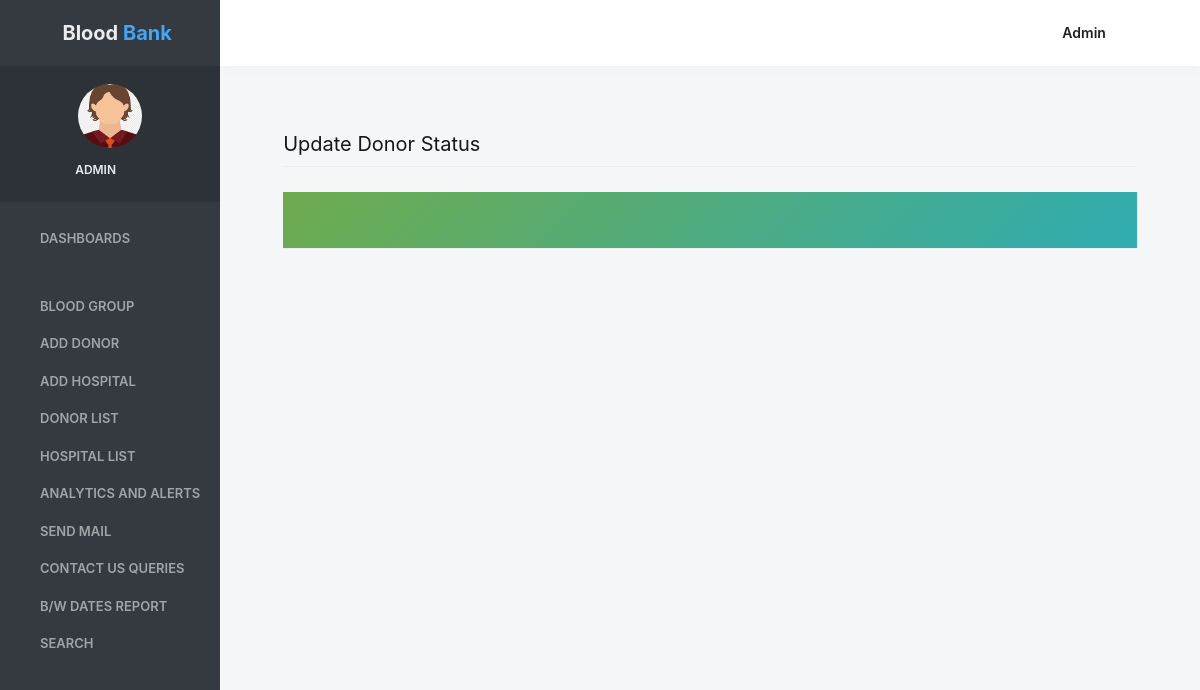
Page /edit_donor/15 (signed in) on the earlier database version.
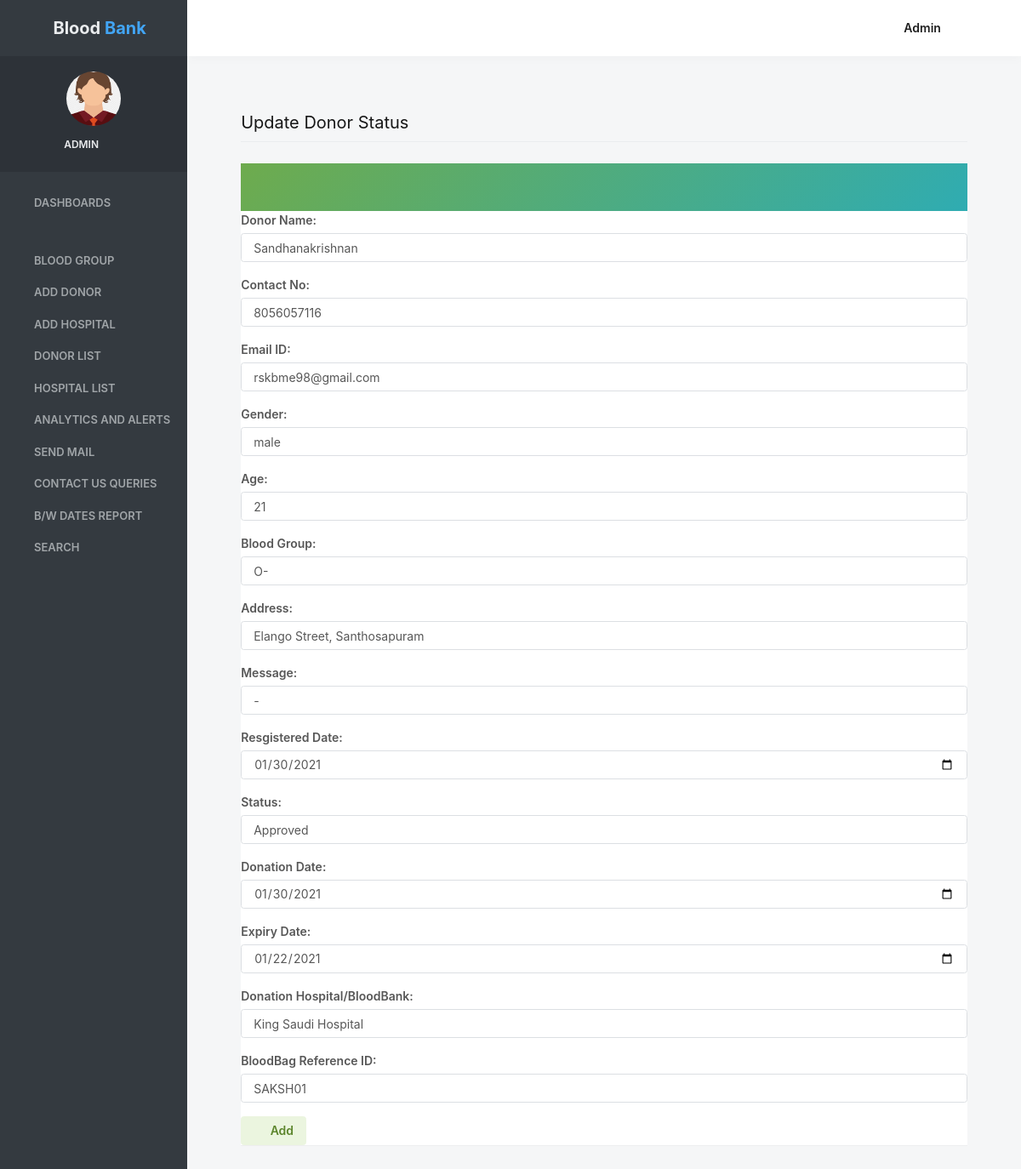
Same page on the later database version.
### bloodbank/models.py (models this page shows, shortened)
class Donor(models.Model):
    fullname = models.CharField(max_length=100)
    mobileno = models.CharField(max_length=15)
    emailid = models.CharField(max_length=50)
    gender = models.CharField(max_length=15)
    age = models.CharField(max_length=15)
    group = models.ForeignKey(Group, on_delete=models.CASCADE)
    address = models.CharField(max_length=300, null=True)
    message = models.CharField(max_length=300, null=True)
    postingdate = models.CharField(max_length=100)
    Status = models.CharField(max_length=100)
    donation_date = models.CharField(max_length=100)
    expiry_date = models.CharField(max_length=100)
    AssocHB = models.CharField(max_length=100)
    ReferenceID = models.CharField(max_length=100)

class Group(models.Model):
    bloodgroup = models.CharField(max_length=30)
    def __str__(self):
        return self.bloodgroup

### bloodbank/views.py (the view, shortened to what this page needs)
# urls.py: path('edit_donor/<int:pid>',edit_donor, name="edit_donor"),
def edit_donor(request,pid):
    if not request.user.is_authenticated:
        return redirect('login')
    donor = Donor.objects.filter(id=pid)
    expirystring=""
    error=""
    results = Hospital.objects.all()
    d = {'donor': donor,'error': error,'results':results}
    return render(request, 'edit_donor.html', d)

### bloodbank/templates/edit_donor.html (shortened to what the changed rows need)
{% load static %}
{% block body %}
 <html lang="en" class="no-focus">
    <head>
        <link rel="stylesheet" href="{% static 'adminassets/js/plugins/datatables/dataTables.bootstrap4.min.css' %}">
        <link rel="stylesheet" id="css-main" href="{% static 'adminassets/css/codebase.min.css' %}">
</head>
    <body>
        <div id="page-container" class="sidebar-o sidebar-inverse side-scroll page-header-fixed main-content-narrow">
            <main id="main-container">
                <div class="content">
                        <h2 class="content-heading">Update Donor Status</h2>
                         <div class="row">
                            <div class="col-md-12">
                             <div class="block block-themed">
                                    <form method="post">
                                     {% for i in donor %}
                                        <div class="form-group row">
                                            <label class="col-12" >Donor Name:</label>
                                            <div class="col-12">
                                                 <input type=text class="form-control" name="fullname"  value= "{{i.fullname}}" required='true'>
                                            </div>
                                        </div>
                                          <div class="form-group row">
                                            <label class="col-12" >Contact No:</label>
                                            <div class="col-12">
                                                 <input type=text class="form-control" name="mobileno"  value= "{{i.mobileno}}" required='true'>
                                            </div>
                                        </div>
                                            <div class="form-group row">
                                            <label class="col-12" >Email ID:</label>
                                            <div class="col-12">
                                                 <input type=text class="form-control" name="emailid"  value= "{{i.emailid}}" required='true'>
                                            </div>
                                        </div>
                                            <div class="form-group row">
                                            <label class="col-12" >Gender:</label>
                                            <div class="col-12">
                                                 <input type=text class="form-control" name="gender"  value= "{{i.gender}}" required='true'>
                                            </div>
                                        </div>
                                            <div class="form-group row">
                                            <label class="col-12" >Age:</label>
                                            <div class="col-12">
                                                 <input type=text class="form-control" name="age"  value= "{{i.age}}" required='true'>
                                            </div>
                                        </div>
                                            <div class="form-group row">
                                            <label class="col-12" >Blood Group:</label>
                                            <div class="col-12">
                                                 <input type=text class="form-control" name="group"  value= "{{i.group}}" required='true'>
                                            </div>
                                        </div>
                                            <div class="form-group row">
                                            <label class="col-12" >Address:</label>
                                            <div class="col-12">
                                                 <input type=text class="form-control" name="address"  value= "{{i.address}}" required='true'>
                                            </div>
                                        </div>
                                               <div class="form-group row">
                                            <label class="col-12" >Message:</label>
                                            <div class="col-12">
                                                 <input type=text class="form-control" name="message"  value= "{{i.message}}" required='true'>
                                            </div>
                                        </div>
                                          <div class="form-group row">
                                            <label class="col-12" >Resgistered Date:</label>
                                            <div class="col-12">
                                                 <input type=date class="form-control" name="postingdate"  value= "{{i.postingdate}}" required='true'>
                                            </div>
                                        </div>
                                        <div class="form-group row">
                                            <label class="col-12" >Status:</label>
                                            <div class="col-12">
                                                 <input type=text class="form-control" name="Status"  value= "{{i.Status}}" required='true'>
                                            </div>
                                        </div>
                                        <div class="form-group row">
                                            <label class="col-12" >Donation Date:</label>
                                            <div class="col-12">
                                                 <input type="date" class="form-control" name="donation_date" value="{{i.donation_date}}" required='true'>
                                            </div>
                                        </div>
                                        <div class="form-group row">
                                            <label class="col-12" >Expiry Date:</label>
                                            <div class="col-12">
                                                 <input type="date"  class="form-control" name="expiry_date"  value="{{i.expiry_date}}" required='true'>
                                            </div>
                                        </div>
                                        <div class="form-group row">
                                             <label class="col-12" >Donation Hospital/BloodBank:</label>
                                            <div class="col-12">
                                                <input type="text"  class="form-control" name="AssocHB"  value="{{i.AssocHB}}" required='true'>
                                            </div>
                                        </div>
                                         <div class="form-group row">
                                             <label class="col-12" >BloodBag Reference ID:</label>
                                            <div class="col-12">
                                                <input type="text"  class="form-control" name="ReferenceID"  value="{{i.ReferenceID}}" required='true'>
                                            </div>
                                        </div>
                                        <div class="form-group row">
                                            <div class="col-12">
                                                <button type="submit" class="btn btn-alt-success" name="submit">
                                                    <i class="fa fa-plus mr-5"></i> Add
                                                </button>
                                            </div>
                                         </div>
                                      </form>
                                    {% endfor %}
                             </div>
                                </div>
                            </div>
                        </div>
              </div>
    </body>
</html>
{% endblock %}

Differences in the rows shown:
added Donor: fullname "Sandhanakrishnan", mobileno "8056057116", emailid "rskbme98@gmail.com", gender "male", age "21", group "O-", address "Elango Street, Santhosapuram", message "-", postingdate "01/30/2021", Status "Approved", donation_date "01/30/2021", expiry_date "01/22/2021", AssocHB "King Saudi Hospital", ReferenceID "SAKSH01"
